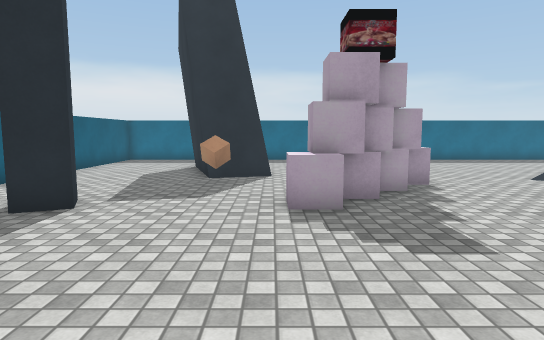
[1] (above)

21 first-person views from a walk through a scene from a Unity 3-D project. The camera is 1.4 m above the floor, tilts 6° down and sees 75° across. The floor is counted in squares, 1 m on a side. Each view is taken from the middle of a square. On the plan, view 1 faces up. The plan holds only what a view shows up to about 15 squares ahead; the rest is blank. The place goes on beyond the plan. Some surface patterns are stand-ins.

[2]
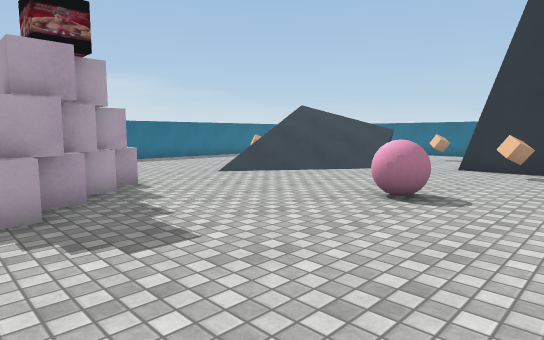

[3]
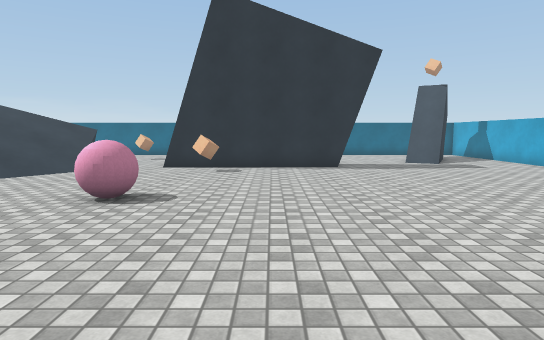

[4]
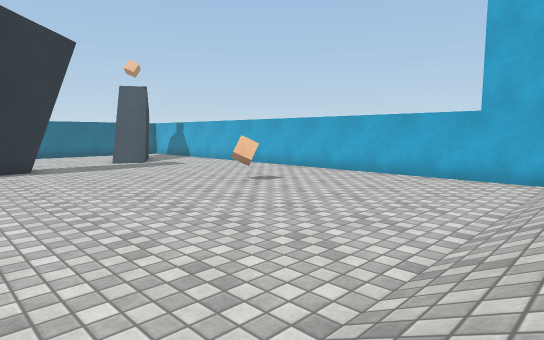

[5]
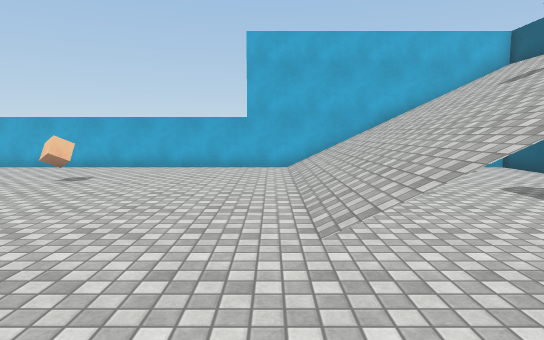

[6]
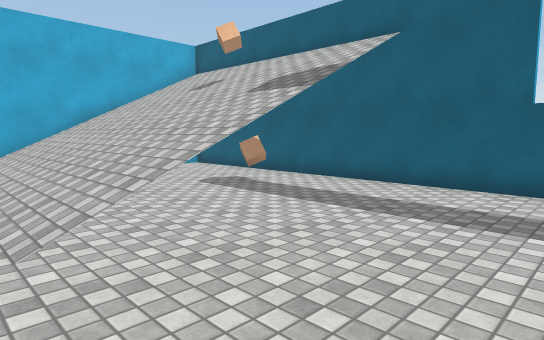

[7]
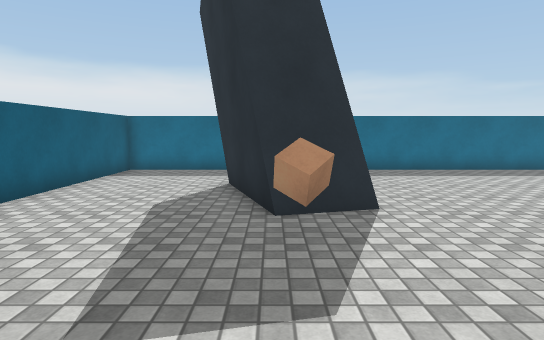

[8]
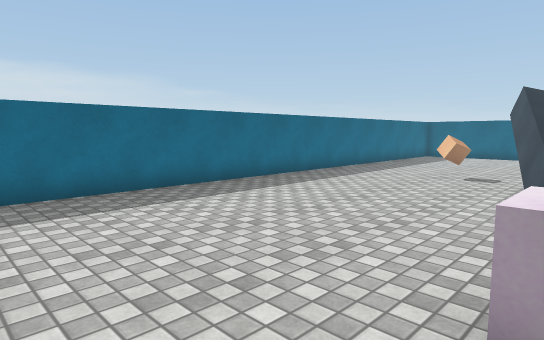

[9]
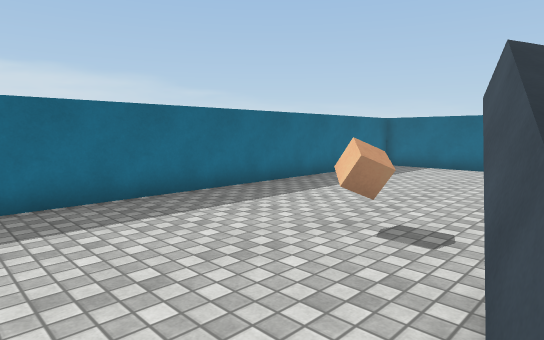

[10]
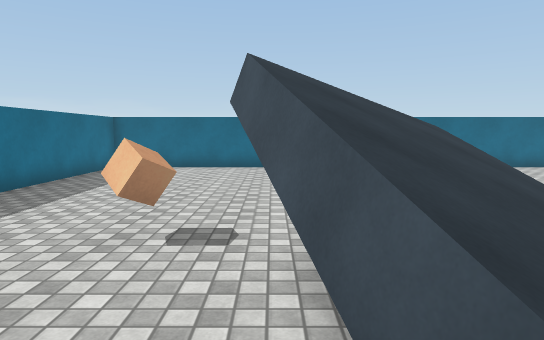

[11]
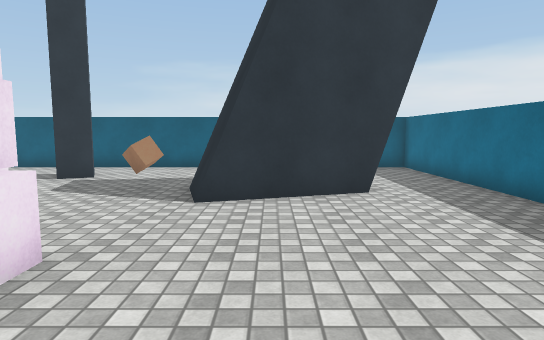

[12]
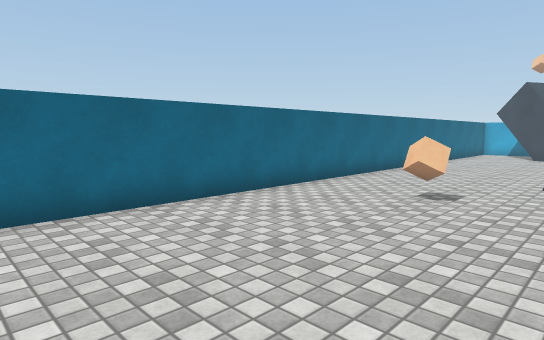

[13]
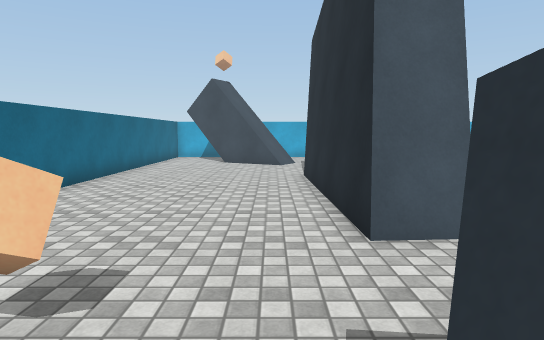

[14]
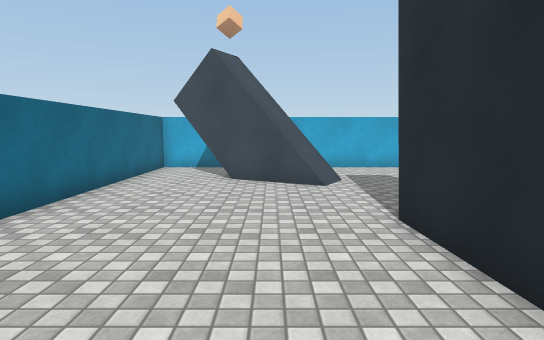

[15]
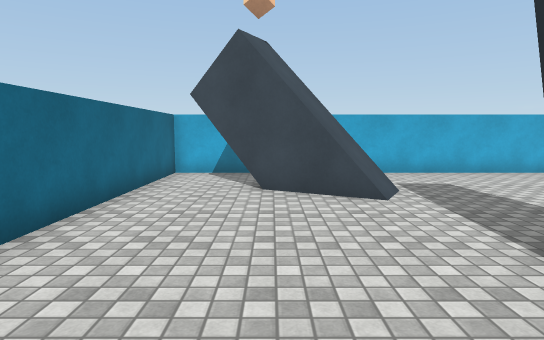

[16]
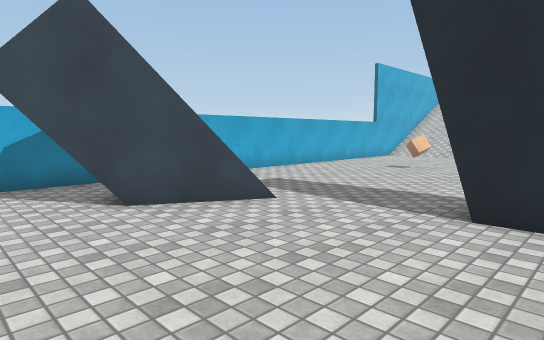

[17]
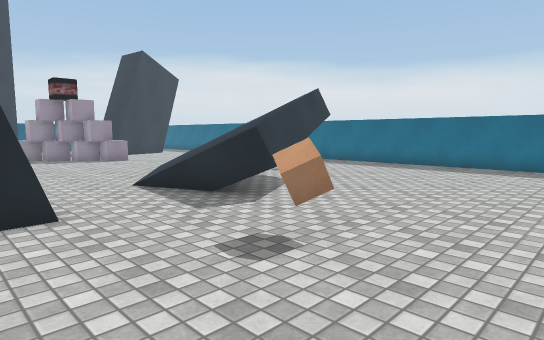

[18]
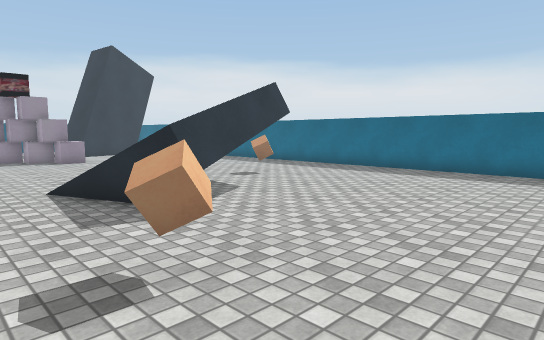

[19]
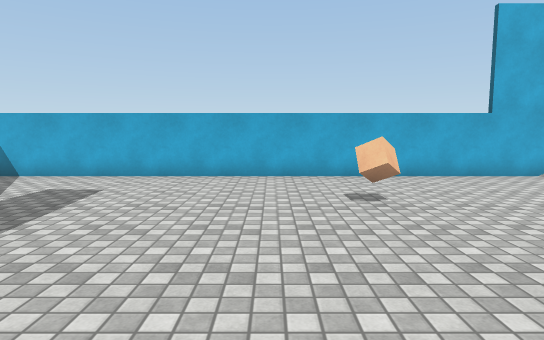

[20]
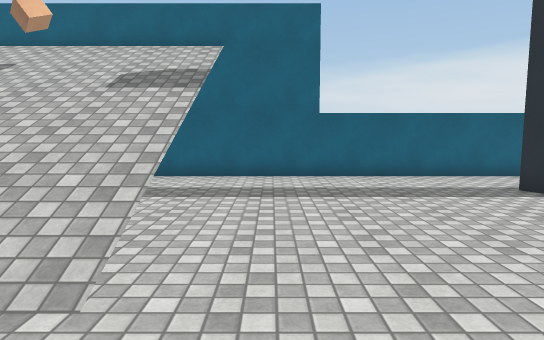

[21]
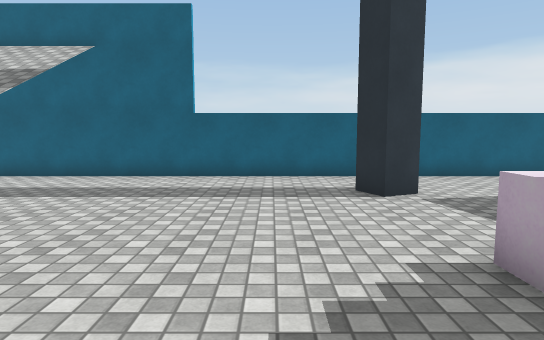

### Floor plan
Key: @ floor where view 1 was taken; # wall or solid block; . floor; / step, stairs or slope; = window, fence, low wall or low ledge; O other object.
Columns run from 8 left of view 1 to 23 right of it. Each row starts with its distance up from view 1.
 19 ################################
 18 #..............................#
 17 #..............................#
 16 #..............................#
 15 #....###.......................#
 14 #....###.............O.........#
 13 #....###.......................#
 12 #.....##...........###/#.......#
 11 #.....#=.........==/////#......#
 10 #.....O....OO....///////#......#
  9 #.........OOO.....//////#......#
  8 #........OOO........////#=.....#
  7 #..##...OOO........../.....O...#
  6 #..............................#
  5 #..............................#
  4 #..............OO.....###......#
  3 #..............OO.....###......#
  2 #....................O###......#
  1 #.....................###......#
  0 #.......@.............###......#
 -1 #.....................###......#
 -2 #.....////............###......#
 -3 #.....////............###......#
 -4 #.....////.....................#
 -5 #..O..////.....................#
 -6 #.....////.....................#
 -7 #.....////......O.......==#....#
 -8 #.....////...............####..#
 -9 #.....////................  #..#
-10 #.....////.....................#
-11 #.. ..////.....................#
-12       ##########################

Positions as (right, up) in squares from view 1, and headings:
1: (0, 0), facing up
2: (0, 0), facing up-right
3: (0, 0), facing right
4: (0, 0), facing down-right
5: (2, 3), facing down
6: (2, 3), facing down-left
7: (-2, 5), facing up
8: (1, 10), facing up-right
9: (8, 11), facing up-right
10: (8, 12), facing right
11: (7, 13), facing left
12: (16, 14), facing down-right
13: (17, 9), facing down
14: (18, 3), facing down
15: (19, 1), facing down
16: (22, -1), facing down-left
17: (22, 3), facing up-left
18: (22, 5), facing up-left
19: (10, 0), facing down
20: (4, 0), facing left
21: (4, 4), facing left
